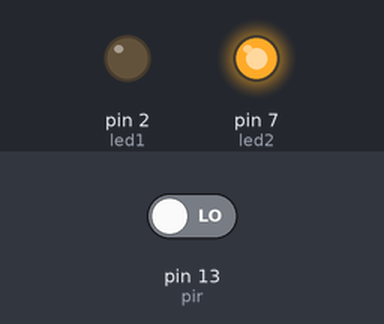
Bench run of a sketch on a simulated Arduino Uno, built with avr-gcc and run on an emulated ATmega328P. Shown: output pins drawn as LEDs (lit = HIGH). The test bench sets the inputs (shaded band); at power-on: pin 13 (pir) LOW. What the sketch prints to the serial monitor is not drawn.

Above: at 1.2 s.
1.3 s: pin 13 (pir) driven HIGH
At 1.8 s:
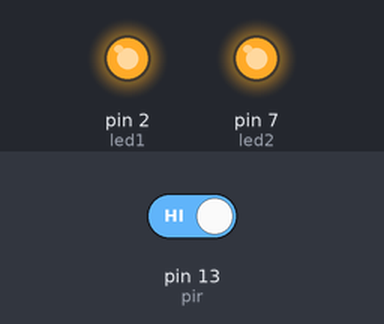
Timing chart, 0 to 4.3 s (numbered marks = the images above; inputs shaded):
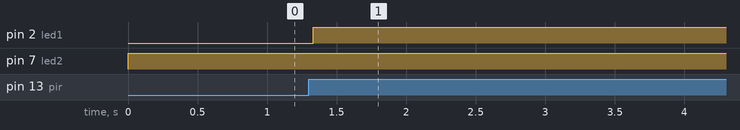

Measured:
- after the input at 1.3 s, pin 2 (led1): LOW → HIGH at once

The sketch:

pir_sensonusingled.ino
```cpp
#define pir 13
#define led1 2
#define led2 7


void setup() {
  // put your setup code here, to run once:
    Serial.begin(9600);
    pinMode(pir,INPUT);
   pinMode(led1,OUTPUT);
   pinMode(led2,OUTPUT);
}

void loop() {
  // put your main code here, to run repeatedly:
  bool x= digitalRead(pir);
  Serial.print("Motion Status= ");
  Serial.print(x);


  if(x==1){
  digitalWrite(led1,HIGH);
  }
  else{
  digitalWrite(led2,HIGH);
  }
}
```
